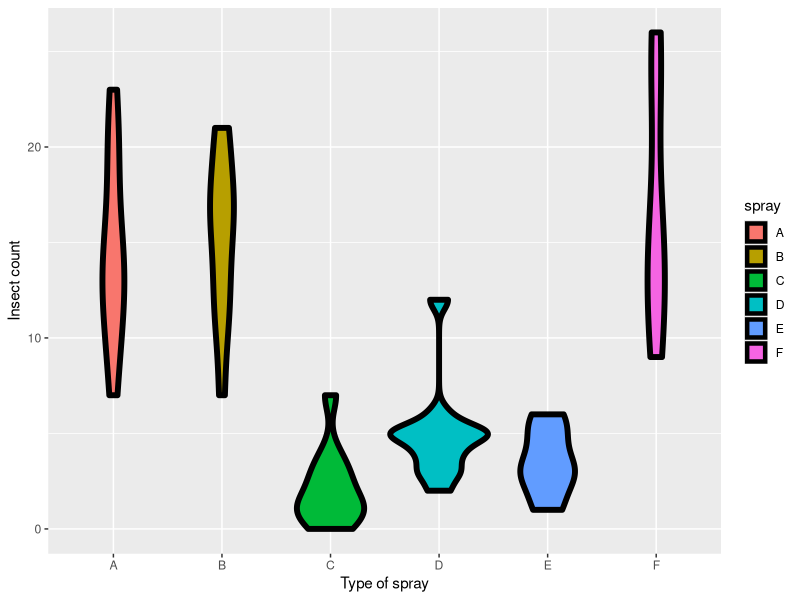

Recreate this plot in R.
# Multivariable Regression Example - Dummy Variable 


## Plot Insect Sprays data
require(datasets); data(InsectSprays); require(stats); require(ggplot2)
g = ggplot(data = InsectSprays, aes(y = count, x = spray, fill  = spray))
g = g + geom_violin(colour = "black", size = 2)
g = g + xlab("Type of spray") + ylab("Insect count")
g

## Linear model fit, group A is the reference
summary(lm(count ~ spray, data = InsectSprays))$coef

## Hard coding the dummy variables (pick our own reference group)
summary(lm(count ~ 
                   I(1 * (spray == 'B')) + I(1 * (spray == 'C')) + 
                   I(1 * (spray == 'D')) + I(1 * (spray == 'E')) +
                   I(1 * (spray == 'F'))
           , data = InsectSprays))$coef

## What if we include all 6? (R autofix the redundant variable)
summary(lm(count ~ 
                   I(1 * (spray == 'B')) + I(1 * (spray == 'C')) +  
                   I(1 * (spray == 'D')) + I(1 * (spray == 'E')) +
                   I(1 * (spray == 'F')) + I(1 * (spray == 'A')), data = InsectSprays))$coef

## What if we omit the intercept? (Coefficient interpretation changes)
summary(lm(count ~ spray - 1, data = InsectSprays))$coef
library(dplyr)
summarise(group_by(InsectSprays, spray), mn = mean(count))
### without the intercept setting, the p-value is testing whether spray (A ~ F) are individually statistically significant in killing bugs.
### with the intercept setting, the p-value is testing whether spray A is different from other sprays.

## Reordering the levels
spray2 <- relevel(InsectSprays$spray, "C")
summary(lm(count ~ spray2, data = InsectSprays))$coef
